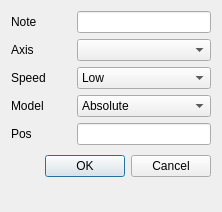
<?xml version="1.0" encoding="UTF-8"?>
<ui version="4.0">
 <class>Dialog_ProcessSetting_Axis</class>
 <widget class="QDialog" name="Dialog_ProcessSetting_Axis">
  <property name="geometry">
   <rect>
    <x>0</x>
    <y>0</y>
    <width>222</width>
    <height>212</height>
   </rect>
  </property>
  <property name="windowTitle">
   <string>Axis Process Setting</string>
  </property>
  <layout class="QFormLayout" name="formLayout">
   <item row="0" column="0">
    <widget class="QLabel" name="label_Axis_Note">
     <property name="minimumSize">
      <size>
       <width>60</width>
       <height>0</height>
      </size>
     </property>
     <property name="text">
      <string>Note</string>
     </property>
    </widget>
   </item>
   <item row="0" column="1">
    <widget class="QLineEdit" name="lineEdit_Axis_Note"/>
   </item>
   <item row="1" column="0">
    <widget class="QLabel" name="label_Axis_Axis">
     <property name="text">
      <string>Axis</string>
     </property>
    </widget>
   </item>
   <item row="1" column="1">
    <widget class="QComboBox" name="comboBox_Axis_Axis"/>
   </item>
   <item row="2" column="0">
    <widget class="QLabel" name="label_Axis_Speed">
     <property name="text">
      <string>Speed</string>
     </property>
    </widget>
   </item>
   <item row="2" column="1">
    <widget class="QComboBox" name="comboBox_Axis_Speed">
     <item>
      <property name="text">
       <string>Low</string>
      </property>
     </item>
     <item>
      <property name="text">
       <string>Medium</string>
      </property>
     </item>
     <item>
      <property name="text">
       <string>High</string>
      </property>
     </item>
    </widget>
   </item>
   <item row="3" column="0">
    <widget class="QLabel" name="label_Axis_Model">
     <property name="text">
      <string>Model</string>
     </property>
    </widget>
   </item>
   <item row="3" column="1">
    <widget class="QComboBox" name="comboBox_Axis_Model">
     <item>
      <property name="text">
       <string>Absolute</string>
      </property>
     </item>
     <item>
      <property name="text">
       <string>Relative</string>
      </property>
     </item>
    </widget>
   </item>
   <item row="4" column="0">
    <widget class="QLabel" name="label_Axis_Pos">
     <property name="text">
      <string>Pos</string>
     </property>
    </widget>
   </item>
   <item row="4" column="1">
    <widget class="QLineEdit" name="lineEdit_Axis_Pos"/>
   </item>
   <item row="5" column="0" colspan="2">
    <layout class="QHBoxLayout" name="Buttons_Axis">
     <property name="spacing">
      <number>6</number>
     </property>
     <property name="leftMargin">
      <number>0</number>
     </property>
     <property name="topMargin">
      <number>0</number>
     </property>
     <property name="rightMargin">
      <number>0</number>
     </property>
     <property name="bottomMargin">
      <number>0</number>
     </property>
     <item>
      <spacer>
       <property name="orientation">
        <enum>Qt::Horizontal</enum>
       </property>
       <property name="sizeHint" stdset="0">
        <size>
         <width>131</width>
         <height>31</height>
        </size>
       </property>
      </spacer>
     </item>
     <item>
      <widget class="QPushButton" name="Button_Axis_OK">
       <property name="text">
        <string>OK</string>
       </property>
      </widget>
     </item>
     <item>
      <widget class="QPushButton" name="Button_Axis_Cancel">
       <property name="text">
        <string>Cancel</string>
       </property>
      </widget>
     </item>
    </layout>
   </item>
  </layout>
 </widget>
 <resources/>
 <connections>
  <connection>
   <sender>Button_Axis_OK</sender>
   <signal>clicked()</signal>
   <receiver>Dialog_ProcessSetting_Axis</receiver>
   <slot>accept()</slot>
   <hints>
    <hint type="sourcelabel">
     <x>278</x>
     <y>253</y>
    </hint>
    <hint type="destinationlabel">
     <x>96</x>
     <y>254</y>
    </hint>
   </hints>
  </connection>
  <connection>
   <sender>Button_Axis_Cancel</sender>
   <signal>clicked()</signal>
   <receiver>Dialog_ProcessSetting_Axis</receiver>
   <slot>reject()</slot>
   <hints>
    <hint type="sourcelabel">
     <x>369</x>
     <y>253</y>
    </hint>
    <hint type="destinationlabel">
     <x>179</x>
     <y>282</y>
    </hint>
   </hints>
  </connection>
 </connections>
</ui>
